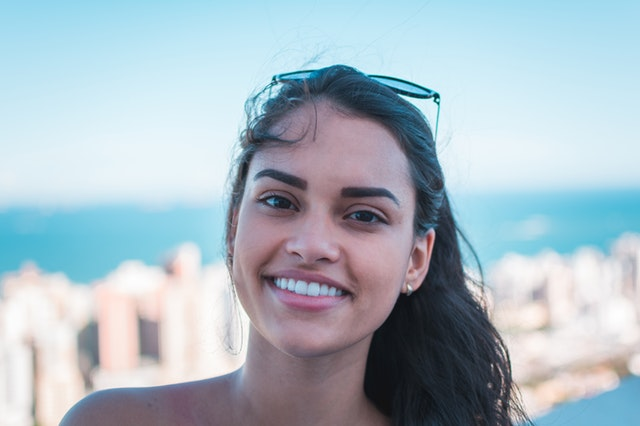
#> input picture 8.klasor/smile.jpg, 640 x 426 px, found by its file name
$ python thresholding.py
#> lines starting #> are read from the running program, lines starting #| are printed output that depends on the picture; after the words box and inside, x2 and y2 are one past the last pixel; in counts of white or black regions, pixels touching at a corner belong together
# Thresholding aslında resimleri segmentlendirmedir.
# Resimleri öbeklendirmedir yani.
# Threshold yöntemi ile resimleri gruplandırabiliriz.
# Threshold ile resmi binary (ikili) formata çeviririz: 1'ler ve 0'lar.
# Resmin siyah beyaz olması sağlanır.

# Thresholding, bir görüntüyü siyah-beyaz veya belirli bir eşik değerine göre gruplandırmak için kullanılan bir görüntü işleme tekniğidir.
# Bu işlem, özellikle nesne tespiti, metin çıkarma veya arka plan-ön plan ayrımı gibi görevlerde kullanılır.

import numpy as np
import cv2

path = "C:\\Users\\Furkan\\Desktop\\OpenCVegitim\\8.klasor\\smile.jpg"
img = cv2.imread(path, 0)  # Görüntüyü gri tonlamalı (grayscale) oku
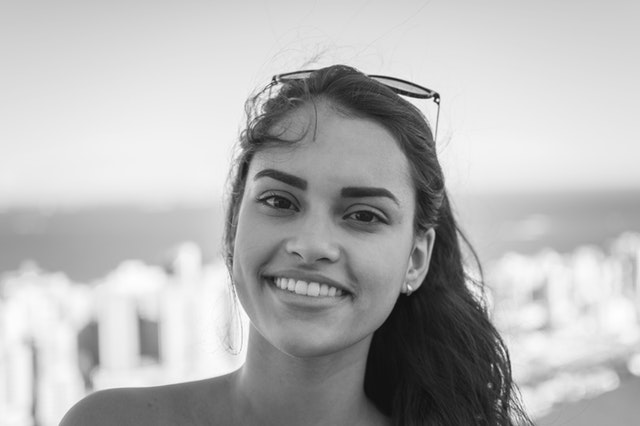
#> img: shape (426, 640); min 12, max 255, mean 181.5

# Şimdi threshold ile resmi ölçeklendireceğiz ve bazı özelliklerini ortaya çıkaracağız.

# Threshold yapma yöntemi 1 (Basit thresholding)
ret, threshold1 = cv2.threshold(img, 127, 200, cv2.THRESH_BINARY)
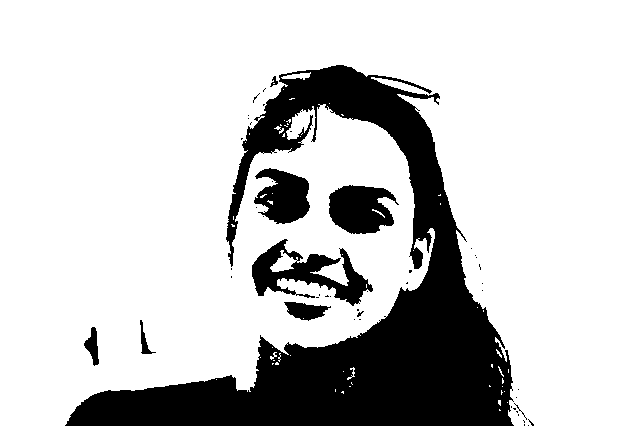
#> threshold1: shape (426, 640); values 0 (black) and 200 (white), 79% white; 49 black regions (40 under 20 px), largest, box (x1, y1, x2, y2) and area: (65, 65, 514, 426) 48202, (252, 239, 373, 306) 3165, (329, 185, 399, 234) 2469
cv2.imshow("Image with Threshold 1", threshold1)

# Başka bir yöntem (Adaptive Mean Thresholding)
threshold2 = cv2.adaptiveThreshold(img, 255, cv2.ADAPTIVE_THRESH_MEAN_C, cv2.THRESH_BINARY, 11, 2)
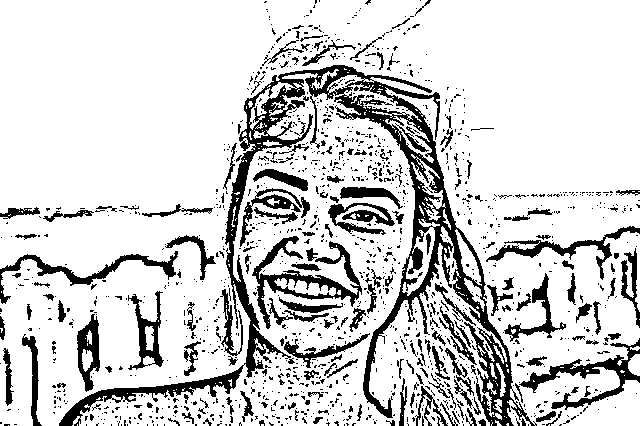
#> threshold2: shape (426, 640); 82.1% white; 1359 black regions (1179 under 20 px), largest, box (x1, y1, x2, y2) and area: (59, 65, 537, 426) 17792, (252, 236, 362, 329) 2330, (519, 338, 640, 410) 1866
cv2.imshow("Image with Threshold 2", threshold2)

# Bir diğer yöntem (Adaptive Gaussian Thresholding)
threshold3 = cv2.adaptiveThreshold(img, 255, cv2.ADAPTIVE_THRESH_GAUSSIAN_C, cv2.THRESH_BINARY, 11, 2)
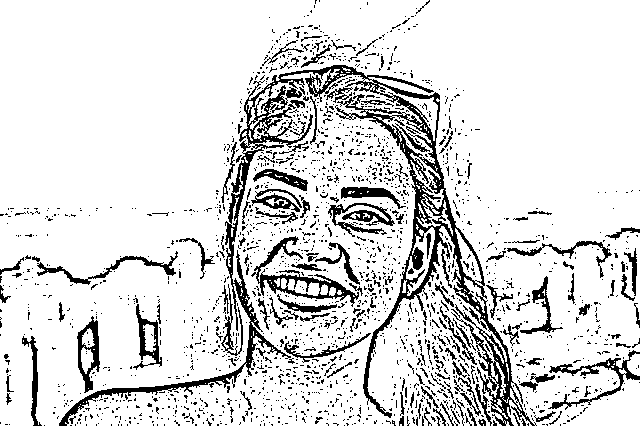
#> threshold3: shape (426, 640); 86% white; 2025 black regions (1866 under 20 px), largest, box (x1, y1, x2, y2) and area: (59, 65, 537, 426) 14007, (251, 236, 359, 307) 1421, (548, 350, 640, 410) 941
cv2.imshow("Image with Threshold 3", threshold3)

cv2.waitKey(0)
cv2.destroyAllWindows()
